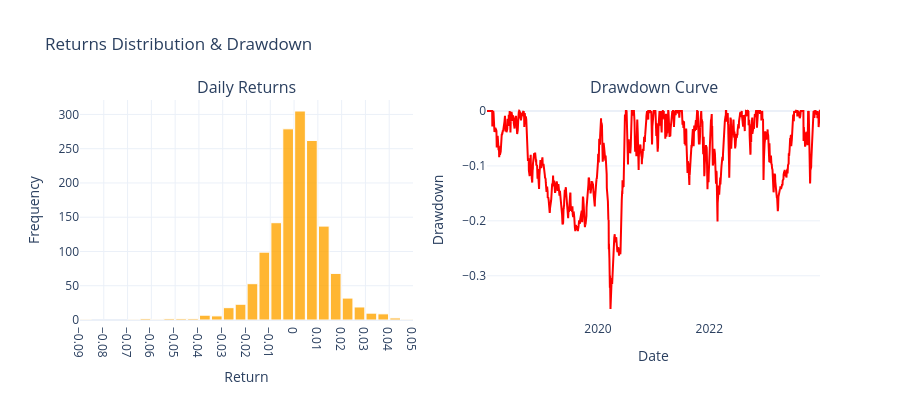

Notebook source saved alongside this figure:
### Code cell
from plotly.subplots import make_subplots
import plotly.graph_objects as go

returns = eq_curve.pct_change().fillna(0)
returns=returns[TRADING_START_DATE:END_DATE]
cum_max = eq_curve.cummax()
drawdown = (eq_curve - cum_max) / cum_max
mean_ret = returns.mean()
median_ret = returns.median()

fig = make_subplots(rows=1, cols=2, subplot_titles=('Daily Returns', 'Drawdown Curve'))
fig.add_trace(
    go.Histogram(
        x=returns,
        nbinsx=50,
        marker_color='orange',
        marker_line_color='white',
        marker_line_width=1,
        opacity=0.8,
        name='Returns'
    ),
    row=1, col=1
)
fig.add_trace(
    go.Scatter(
        x=drawdown.index,
        y=drawdown.values,
        mode='lines',
        line=dict(color='red', width=2),
        name='Drawdown'
    ),
    row=1, col=2
)
fig.update_xaxes(
    title_text='Return',
    row=1, col=1,
    nticks=20,
    showgrid=True
)
fig.update_yaxes(
    title_text='Frequency',
    row=1, col=1,
    showgrid=True
)
fig.update_xaxes(
    title_text='Date',
    row=1, col=2,
    showgrid=False
)
fig.update_yaxes(
    title_text='Drawdown',
    row=1, col=2,
    showgrid=True
)
fig.update_layout(
    title_text='Returns Distribution & Drawdown',
    bargap=0.1,               
    template='plotly_white',
    showlegend=False,
    width=900,
    height=400
)

fig.show()

### Figure 1 — Plotly figure (JSON) as saved in the notebook; plotly's stock layout.template omitted (floating-point values rounded to 4 significant figures; data arrays with more than 128 entries replaced by an {"elided": "..."} marker saying what was removed)
{"data": [{"marker": {"color": "orange", "line": {"color": "white", "width": 1}}, "name": "Returns", "nbinsx": 50, "opacity": 0.8, "type": "histogram", "x": {"elided": "1484 float values"}, "xaxis": "x", "yaxis": "y"}, {"line": {"color": "red", "width": 2}, "mode": "lines", "name": "Drawdown", "type": "scatter", "x": {"elided": "1484 str values"}, "xaxis": "x2", "y": {"elided": "1484 float values"}, "yaxis": "y2"}], "layout": {"annotations": [{"font": {"size": 16}, "showarrow": false, "text": "Daily Returns", "x": 0.225, "xanchor": "center", "xref": "paper", "y": 1, "yanchor": "bottom", "yref": "paper"}, {"font": {"size": 16}, "showarrow": false, "text": "Drawdown Curve", "x": 0.775, "xanchor": "center", "xref": "paper", "y": 1, "yanchor": "bottom", "yref": "paper"}], "bargap": 0.1, "height": 400, "showlegend": false, "title": {"text": "Returns Distribution & Drawdown"}, "width": 900, "xaxis": {"anchor": "y", "domain": [0, 0.45], "nticks": 20, "showgrid": true, "title": {"text": "Return"}}, "xaxis2": {"anchor": "y2", "domain": [0.55, 1], "showgrid": false, "title": {"text": "Date"}}, "yaxis": {"anchor": "x", "domain": [0, 1], "showgrid": true, "title": {"text": "Frequency"}}, "yaxis2": {"anchor": "x2", "domain": [0, 1], "showgrid": true, "title": {"text": "Drawdown"}}}}
